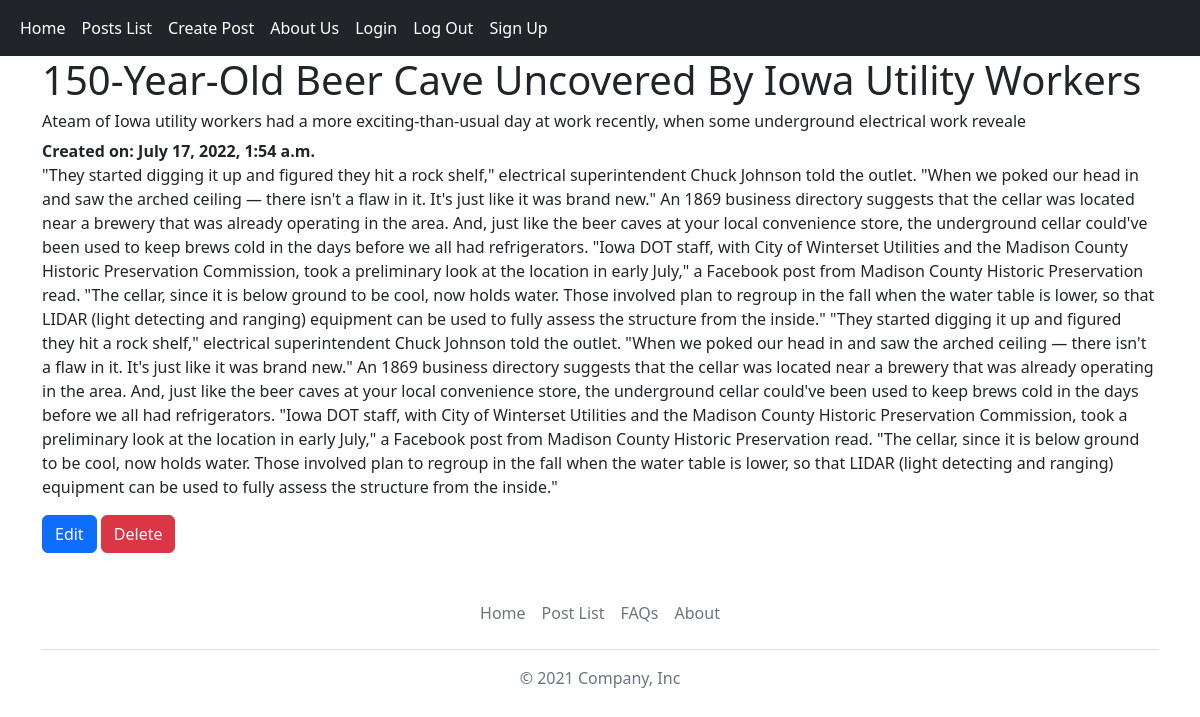
The app's page /posts/4/ with its own data.
### posts/models.py (models this page shows, shortened)
class Post(models.Model):
    title = models.CharField(max_length=128)
    subtitle = models.CharField(max_length=128)
    author = models.ForeignKey(
        get_user_model(),
        on_delete=models.CASCADE
    )
    body = models.TextField()
    created_on = models.DateTimeField(auto_now_add=True)

### posts/views.py (the view)
# urls.py: path('<int:pk>/', PostDetailView.as_view(), name='post_detail'),
class PostDetailView(DetailView):
    template_name = "posts/detail.html"
    model = Post

### templates/posts/detail.html (shortened to what this page needs)
{% extends 'base.html' %}
{% block content %}
<h1>{{ post.title }}</h1>
<h6>{{ post.subtitle }}</h6>
<strong>Created on: {{ post.created_on }}</strong>
<p>{{ post.body }}</p>
<a class="btn  btn-primary" href="{% url 'post_edit' post.id %}">Edit</a>
<a class="btn  btn-danger" href="{% url 'post_delete' post.id %}">Delete</a>
{% endblock content %}

### records on screen
Post: title "150-Year-Old Beer Cave Uncovered By Iowa Utility Workers", subtitle "Ateam of Iowa utility workers had a more exciting-than-usual day at work recently, when some underground electrical work reveale", created_on "July 17, 2022, 1:54 a.m.", body "\"They started digging it up and figured they hit a rock shelf,\" electrical superintendent Chuck Johnson told the outlet. \"When we poked our head in and saw the arched ceiling — there isn't a flaw in it. It's just like it was brand new.\" An 1869 business directory suggests that the cellar was located near a brewery that was already operating in the area. And, just like the beer caves at your local convenience store, the underground cellar could've been used to keep brews cold in the days before we all had refrigerators. \"Iowa DOT staff, with City of Winterset Utilities and the Madison County Historic Preservation Commission, took a preliminary look at the location in early July,\" a Facebook…"
